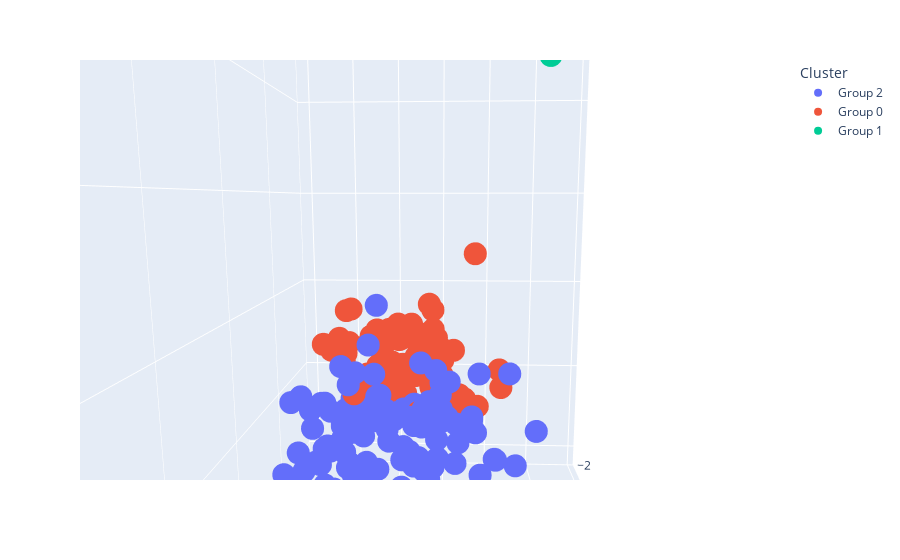

Write notebook code for a chart like this one.
### Code cell
px.scatter_3d(data_frame=df_pca, x='PC1', y='PC2',
              z='PC3', color='Cluster', hover_name=df_pca.index)

### Figure 1 — Plotly figure (JSON) as saved in the notebook; plotly's stock layout.template omitted (floating-point values rounded to 4 significant figures)
{"data": [{"hovertemplate": "<b>%{hovertext}</b><br><br>Cluster=Group 2<br>PC1=%{x}<br>PC2=%{y}<br>PC3=%{z}<extra></extra>", "hovertext": ["Afghanistan", "Albania", "Andorra", "Angola", "Argentina", "Armenia", "Australia", "Austria", "Azerbaijan", "Bangladesh", "Belarus", "Belgium", "Benin", "Bolivia (Plurinational State of)", "Botswana", "Brazil", "British Virgin Islands", "Bulgaria", "Burkina Faso", "Burundi", "Cambodia", "Chad", "Channel Islands", "China", "China, mainland", "Colombia", "Comoros", "Costa Rica", "Côte d'Ivoire", "Cuba", "Denmark", "Djibouti", "Dominican Republic", "El Salvador", "Eritrea", "Eswatini", "Ethiopia", "Falkland Islands (Malvinas)", "Faroe Islands", "France", "Gambia", "Germany", "Ghana", "Greece", "Guatemala", "Guinea", "Guinea-Bissau", "Haiti", "Honduras", "Hungary", "Indonesia", "Iraq", "Ireland", "Isle of Man", "Israel", "Italy", "Jamaica", "Kazakhstan", "Kenya", "Kiribati", "Kyrgyzstan", "Lebanon", "Lesotho", "Luxembourg", "Madagascar", "Malawi", "Malaysia", "Mali", "Malta", "Mauritania", "Mauritius", "Mayotte", "Mexico", "Mongolia", "Morocco", "Mozambique", "Namibia", "Nepal", "Netherlands", "New Zealand", "Nicaragua", "Niger", "Nigeria", "North Macedonia", "Pakistan", "Palestine", "Paraguay", "Philippines", "Poland", "Portugal", "Republic of Moldova", "Romania", "Rwanda", "Sao Tome and Principe", "Saudi Arabia", "Senegal", "Serbia", "Sierra Leone", "Slovakia", "Somalia", "South Africa", "South Sudan", "Spain", "Sudan", "Switzerland", "Syrian Arab Republic", "Tajikistan", "Thailand", "Togo", "Tokelau", "Tunisia", "Türkiye", "Turkmenistan", "Tuvalu", "Uganda", "Ukraine", "United Kingdom of Great Britain and Northern Ireland", "United Republic of Tanzania", "United States of America", "Uruguay", "Uzbekistan", "Viet Nam", "Wallis and Futuna Islands", "Yemen", "Zambia", "Zimbabwe"], "legendgroup": "Group 2", "marker": {"color": "#636efa", "symbol": "circle"}, "mode": "markers", "name": "Group 2", "scene": "scene", "showlegend": true, "type": "scatter3d", "x": [1.407, -0.8913, -0.09976, 0.8496, -0.9836, -0.8946, -0.6464, -0.8369, -0.9156, -0.5133, -1.592, -1.616, 0.8225, 0.4395, 0.2687, 0.1972, -0.4302, -1.668, 1.486, 1.403, 0.2126, 1.584, -0.5978, -2.323, -0.2883, -0.4297, 1.244, -0.2205, 1.304, -0.5652, -1.257, 0.3703, 0.4031, -0.6748, 1.226, 0.7482, 1.807, -0.8801, 0.6282, -0.9908, 0.7528, -0.04972, 0.6959, -1.52, -0.05499, 1.1, 0.1199, 0.8518, 0.4376, -1.315, 0.1382, 0.8429, -0.841, -0.8761, 0.1106, -2.194, -0.3534, -1.334, 0.6719, 0.1248, -0.2442, -2.044, 0.1702, -0.253, 1.852, 1.668, 0.5592, 1.208, -0.5383, 1.967, -0.808, -0.6341, -1.643, -0.7606, -2.139, 0.9232, 0.948, 0.1226, 0.01179, -0.8142, -0.1193, 0.9404, -0.2872, -0.9672, 1.106, 1.113, -0.03659, -0.7503, -0.8937, -1.277, 0.6307, -2.009, 0.9411, 0.8827, -2.401, 0.6724, -1.595, 1.158, -0.5766, 1.711, -1.646, 0.9245, -1.14, 0.489, -1.097, 1.252, 0.4496, 0.575, 1.518, -0.3618, -0.8224, -0.9692, -1.708, 0.1043, 2.075, -2.312, 0.3475, 0.2252, 0.1631, -1.044, -0.3483, -0.628, -0.7826, 0.5247, 1.325, 0.4865], "y": [0.9047, -0.3373, -0.3754, -0.3022, 0.1581, 0.06235, 1.112, 0.01705, 0.3161, 1.112, -0.09695, 0.06481, 0.09448, -0.3356, 0.0188, 0.9682, -0.09148, -0.02813, 0.4079, 1.482, 0.05434, 0.1713, 0.09751, 8.55, 3.852, -0.2026, 0.8175, -0.1777, 0.861, 0.633, 0.4822, 0.9134, -0.02147, 0.6283, 0.583, 0.7748, 0.04104, 1.452, 0.8618, 0.3321, 0.1812, 2.174, 0.8917, 0.04897, 0.06975, 0.6169, 0.1681, 0.5182, -0.07032, 0.2399, 1.852, 0.6999, 0.6204, 0.8237, 0.8194, 1.024, -0.04658, 1.195, -0.2844, -0.6297, 0.5214, 0.2905, 1.083, 0.3151, 1.069, 0.7651, 0.8286, 0.1038, -0.04104, 0.1733, -0.06298, -0.44, 1.365, 0.6101, 1.181, 0.3552, 0.2275, -0.1279, 0.4294, -0.01108, -0.1116, 0.2506, 1.076, -0.2609, 1.136, 1.037, -0.09176, 0.1955, 0.6424, 0.04026, 0.8869, 0.4137, 1.081, -0.02737, 2.603, 0.1851, -0.1789, 0.5976, 0.03906, 1.14, 1.937, -0.04544, 0.6031, 0.4746, -0.2582, 1.686, -0.2905, 1.349, 0.9481, 0.2698, 0.551, 0.2508, 1.18, -0.0492, 1.298, 1.148, 1.017, 0.4597, 0.4837, 0.8642, 0.5412, 0.07547, -0.0702, 0.1537, 0.05828, 0.1078], "z": [-0.9496, -0.5164, -0.2707, -0.1734, 0.3554, -0.8581, 1.067, -0.3418, -1.117, -0.8419, -0.4429, -0.6391, -0.3464, -0.1161, -0.5079, 0.802, -0.6425, -0.7451, -0.4989, -1.669, -0.3621, -0.2343, -0.5816, 2.815, 0.6386, -0.2375, -1.012, -0.3305, -0.934, -0.9373, -1.124, -1.315, -0.3698, -1.205, -0.8195, -1.087, -0.01567, -2.155, -1.173, -0.1055, -0.6763, 2.304, -0.9174, -0.4967, -0.4504, -0.8469, -0.4963, -0.9176, -0.2002, -0.8266, 1.596, 0.8442, -1.131, -0.9201, -0.05207, 0.8589, -0.4469, -1.545, -0.3045, -0.1888, -1.05, -1.147, -1.686, -0.8865, -1.081, -0.8174, 0.7746, -0.2781, -0.5339, -0.08372, -0.5654, -0.4708, 0.9709, -1.387, -1.848, -0.7349, -0.5246, -0.3479, -0.7223, -0.6265, -0.4343, -0.4554, -1.273, -0.638, 0.3177, -1.286, -0.4584, -0.01304, 0.7704, -0.5349, -1.137, -1.062, -1.334, -0.3321, 0.561, -0.5375, -0.5387, -0.7552, -0.4899, -1.199, -0.5146, -0.3017, 0.5398, -0.6032, -0.5272, -1.006, -0.151, 0.7453, -1.076, -1.006, -1.071, 0.1501, -1.818, -0.7078, -1.272, -0.7806, -0.8393, 0.182, 0.2177, -1.662, -1.05, -0.2226, -0.4364, -0.4506, -0.1337, -0.3753]}, {"hovertemplate": "<b>%{hovertext}</b><br><br>Cluster=Group 0<br>PC1=%{x}<br>PC2=%{y}<br>PC3=%{z}<extra></extra>", "hovertext": ["Algeria", "American Samoa", "Antigua and Barbuda", "Aruba", "Bahamas", "Bahrain", "Barbados", "Belize", "Bermuda", "Bhutan", "Bosnia and Herzegovina", "Brunei Darussalam", "Cabo Verde", "Cameroon", "Canada", "Cayman Islands", "Central African Republic", "Chile", "China, Hong Kong SAR", "China, Taiwan Province of", "Congo", "Cook Islands", "Croatia", "Cyprus", "Czechia", "Democratic People's Republic of Korea", "Democratic Republic of the Congo", "Dominica", "Ecuador", "Egypt", "Equatorial Guinea", "Estonia", "Fiji", "Finland", "French Guyana", "French Polynesia", "Gabon", "Georgia", "Greenland", "Grenada", "Guadeloupe", "Guam", "Guyana", "Iceland", "Iran (Islamic Republic of)", "Jordan", "Kuwait", "Lao People's Democratic Republic", "Latvia", "Liberia", "Libya", "Liechtenstein", "Lithuania", "Maldives", "Marshall Islands", "Martinique", "Micronesia (Federated States of)", "Montenegro", "Montserrat", "Myanmar", "Nauru", "New Caledonia", "Niue", "Norfolk Island", "Northern Mariana Islands", "Norway", "Oman", "Palau", "Panama", "Papua New Guinea", "Peru", "Puerto Rico", "Qatar", "Republic of Korea", "Réunion", "Saint Helena, Ascension and Tristan da Cunha", "Saint Kitts and Nevis", "Saint Lucia", "Saint Pierre and Miquelon", "Saint Vincent and the Grenadines", "Samoa", "San Marino", "Seychelles", "Singapore", "Slovenia", "Solomon Islands", "Sri Lanka", "Suriname", "Sweden", "Timor-Leste", "Tonga", "Trinidad and Tobago", "Turks and Caicos Islands", "United Arab Emirates", "United States Virgin Islands", "Vanuatu", "Venezuela (Bolivarian Republic of)", "Western Sahara"], "legendgroup": "Group 0", "marker": {"color": "#EF553B", "symbol": "circle"}, "mode": "markers", "name": "Group 0", "scene": "scene", "showlegend": true, "type": "scatter3d", "x": [0.8164, -2.238, -0.9754, -0.7208, -0.5843, -1.632, -0.7345, 0.4547, -0.004652, 0.184, -0.7511, 0.5488, -0.549, 0.8981, 0.6822, -0.06463, 1.045, 0.568, 0.4561, -0.008144, 0.3807, 0.2937, -1.459, -0.7861, -0.2535, 0.06062, 0.05182, -0.9206, 0.7252, -0.2475, 1.346, 0.5575, -0.7165, -0.7709, -0.4672, -0.6289, 0.5118, -0.3879, -0.8039, 0.1026, -0.5276, -1.42, -0.1187, -0.9894, 0.2346, -0.02487, -0.2042, -0.1152, -1.299, 0.3182, 0.9274, -0.9205, -0.2621, 0.3925, -2.28, -0.2656, 0.6037, -0.9918, -0.02995, 0.7112, -0.1103, 0.3708, -0.689, -0.4675, -1.225, -0.2696, -0.03984, -0.04807, 0.1815, 1.511, 0.6933, -0.4122, 0.1026, -0.4842, -0.6744, -0.1153, 0.2363, -0.1238, 0.6163, -0.409, -0.9786, -1.705, -0.4384, -0.7612, -0.08951, 1.264, -0.1912, 0.2099, -0.4644, 0.2841, -1.355, -0.844, 0.2717, 0.8688, 0.08004, 0.3144, -0.5422, -0.06217], "y": [0.4983, -1.277, -1.416, -0.7014, -1.219, -0.2195, -1.123, -1.224, -1.254, -0.6996, -0.7074, -1.011, -0.8989, -0.4262, 0.4313, -1.514, -1.077, 0.2676, -1.248, -0.3682, -0.5314, -1.291, -0.5919, -1.377, -0.2884, -0.4112, -0.7297, -0.4948, 0.1192, -1.124, -0.7107, -0.4497, -1.055, -1.51, -1.138, -1.662, -1.226, -0.2499, -0.7381, -0.9659, -0.1193, -0.445, -1.37, -0.9901, -0.2579, -1.301, -0.3334, -1.281, -0.3777, -0.9573, -0.183, -0.6658, -0.3687, -0.8695, -1.238, -0.2718, -0.26, -1.277, -0.4877, 0.08766, -0.8611, -0.9679, -1.619, -0.6147, -1.069, -1.692, -0.9724, -1.379, -0.2399, -0.6852, 0.1482, -0.8768, -0.5807, -0.933, -1.118, -0.5215, -0.9212, -0.9296, -1.163, -1.125, -1.545, -0.2035, -0.5911, -1.623, -0.5955, -1.105, -0.5278, -1.415, -1.512, -0.5381, -0.9689, -1.525, -0.4121, -0.03289, -1.387, -1.111, -0.8764, -0.6402], "z": [0.8475, 0.1329, 0.4147, 1.724, 0.6794, 2.827, 0.2909, 0.8114, 0.8441, 0.3016, -0.06693, 0.9479, 0.1598, 0.2041, 1.86, 0.7884, 0.7795, 0.3848, 1.023, 0.3417, 0.05461, 0.8476, -0.2707, 0.5598, -0.04891, 0.3886, 0.3033, -0.3468, 0.0938, 1.122, 0.7158, 0.2964, 0.2734, 0.9764, 0.7406, 0.7213, 0.7729, -0.2447, 0.312, 0.3883, -0.3687, -0.406, 0.862, 0.08767, 0.2078, 0.7937, 1.225, 0.9576, -0.3338, 0.3655, 0.8235, -0.2264, -0.2413, 0.3371, -0.2576, -0.1796, 0.03263, 0.3448, -0.002397, 0.1701, 0.284, 0.7312, 0.5542, 0.5297, 0.6338, 1.049, 1.23, 0.7859, -0.08243, 0.85, 0.3184, 0.356, 1.106, 0.6575, 0.2864, 0.1163, 0.3826, 0.3534, 0.7736, 0.4629, 0.5079, -0.2641, 0.2271, 1.398, 0.06311, 0.8642, -0.1476, 0.9945, 0.8722, 0.4083, -0.3337, 0.7777, 0.2741, 1.725, 0.8007, 0.52, 0.3565, 0.3008]}, {"hovertemplate": "<b>%{hovertext}</b><br><br>Cluster=Group 1<br>PC1=%{x}<br>PC2=%{y}<br>PC3=%{z}<extra></extra>", "hovertext": ["India", "Japan", "Russian Federation"], "legendgroup": "Group 1", "marker": {"color": "#00cc96", "symbol": "circle"}, "mode": "markers", "name": "Group 1", "scene": "scene", "showlegend": true, "type": "scatter3d", "x": [-3.943, -1.685, -2.672], "y": [7.238, 3.596, 1.367], "z": [8.185, 6.094, 6.05]}], "layout": {"autosize": true, "legend": {"title": {"text": "Cluster"}, "tracegroupgap": 0}, "margin": {"t": 60}, "scene": {"aspectmode": "auto", "aspectratio": {"x": 0.6993, "y": 1.19, "z": 1.202}, "camera": {"center": {"x": 0, "y": 0, "z": 0}, "eye": {"x": -0.02448, "y": 0.6709, "z": 0.09454}, "projection": {"type": "perspective"}, "up": {"x": 0, "y": 0, "z": 1}}, "domain": {"x": [0, 1], "y": [0, 1]}, "xaxis": {"title": {"text": "PC1"}, "type": "linear"}, "yaxis": {"title": {"text": "PC2"}, "type": "linear"}, "zaxis": {"title": {"text": "PC3"}, "type": "linear"}}}}
